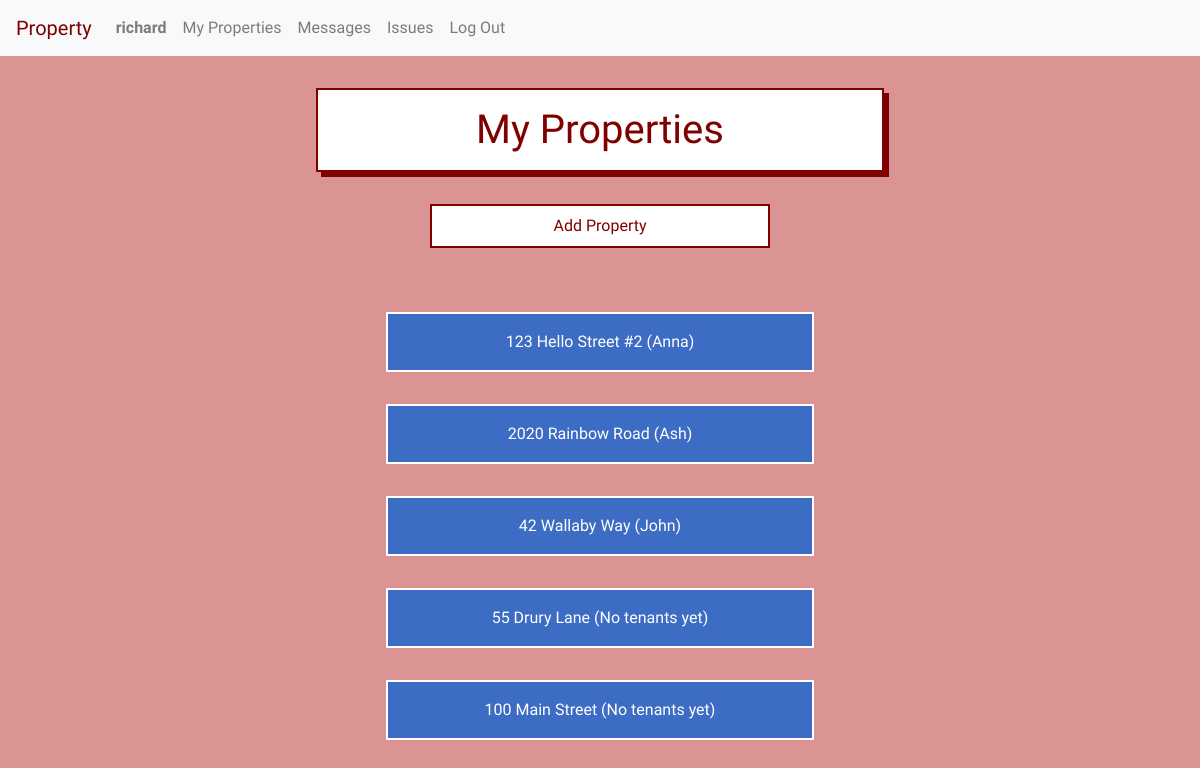
Page / (signed in) on the earlier database version.
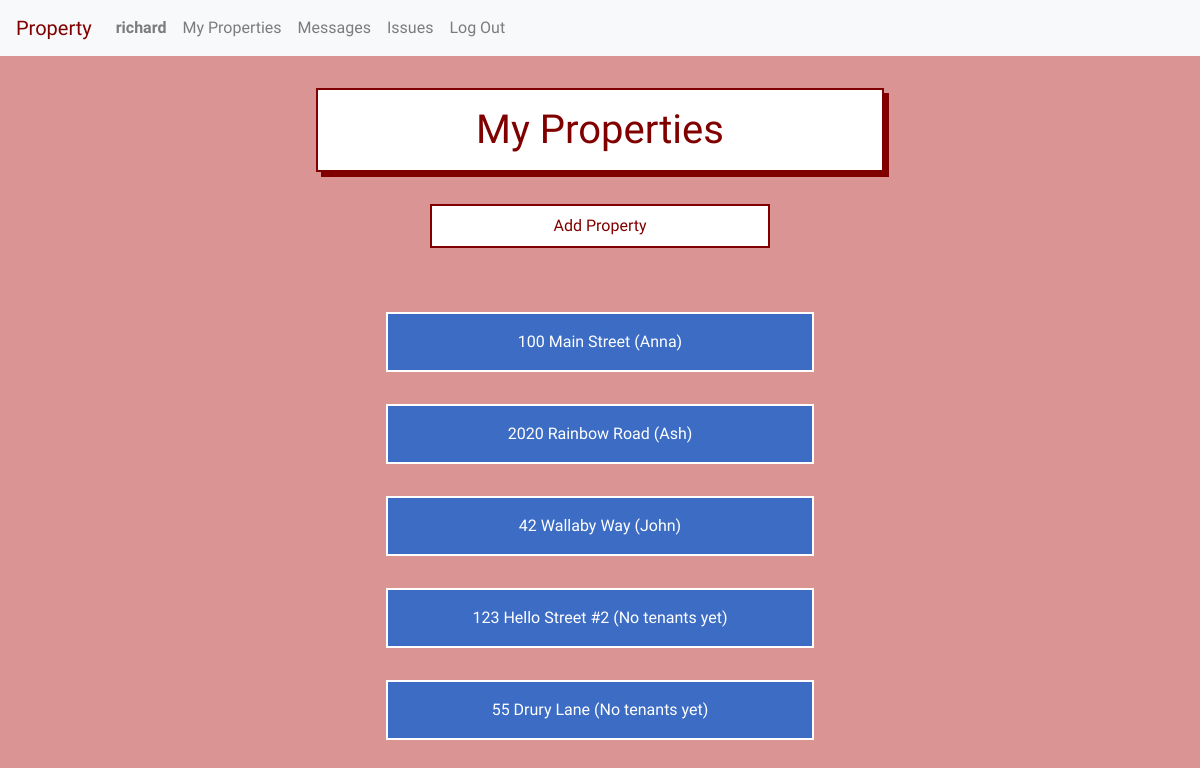
Same page on the later database version.
### property/models.py (models this page shows, shortened)
class User(AbstractUser):
    tenant = models.BooleanField(default=True)
    manager = models.BooleanField(default=False)

class Unit(models.Model):
    manager = models.ForeignKey(User, on_delete=models.CASCADE, related_name="managers")
    tenant = models.ForeignKey(User, on_delete=models.CASCADE, related_name="tenants", blank=True, null=True)
    address = models.CharField(max_length=200)
    image = models.ImageField(blank=True, upload_to='images/')
    lease = models.FileField(blank=True, upload_to='leases/')
    def __str__(self):
        return f"{self.address}"

### property/views.py (the view, shortened to what this page needs)
# urls.py: path("", views.index, name="index"),
def index(request):
    if request.user.is_authenticated:
        if request.user.manager:
            try:
                units = Unit.objects.filter(manager=request.user).order_by('address').order_by('-tenant')
            except ObjectDoesNotExist:
                units = None
            print(units)
            return render(request, 'property/index.html', {
                "units": units
            })
    else:
        return render(request, 'property/login.html')

### property/templates/property/index.html (shortened to what this page needs)
{% extends "property/layout.html" %}
{% block body %}
    {% if user.manager %}
        {% if not units %}
            <br><br>
            <p> You have not registered any properties yet. </p>
            <p> Let's get started! </p>
            <div class="add-property-link">
                <a href="{% url 'add_property' %}">Add Property</a>
            </div>
        {% else %}
            <h1>My Properties</h1>
            <a href="{% url 'add_property' %}">
                <div class="add-property-link">
                    Add Property
                </div>
            </a>
            <div class="list-container">
                {% for unit in units %}
                <a href="{% url 'unit' unit.id %}">
                    <div class="listed-item-link">
                        {{unit}} {% if unit.tenant %} ({{unit.tenant.first_name}}) {% else %} (No tenants yet) {% endif %}
                    </div>
                </a>
                {% endfor %}
            </div>
        {% endif %}
    {% endif %}
{% endblock %}

### property/templates/property/layout.html (shortened to what this page needs)
{% load static %}
<!DOCTYPE html>
<html lang="en">
    <head>
        <link rel="stylesheet" href="https://stackpath.bootstrapcdn.com/bootstrap/4.3.1/css/bootstrap.min.css">
        <link href="{% static 'property/styles.css' %}" rel="stylesheet">
    </head>
    <body>
        {% if user.is_authenticated %}
        <nav class="navbar sticky-top navbar-expand-lg navbar-light bg-light">
            <a id="property" class="navbar-brand" href="{% url 'index' %}">Property</a>
            <div class="collapse navbar-collapse" id="navbarTogglerDemo02">
              <ul class="navbar-nav mr-auto mt-2 mt-lg-0">
                <li class="nav-item">
                    <a class="nav-link" href="{% url 'profile' %}"><strong>{{ user.username }}</strong></a>
                </li>
                {% if user.manager %}
                <li class="nav-item">
                    <a class="nav-link" href="{% url 'index' %}">My Properties</a>
                </li>
                {% endif %}
                <li class="nav-item">
                    <a class="nav-link" href="{% url 'messages' %}">Messages</a>
                </li>
                <li class="nav-item">
                    <a class="nav-link" href="{% url 'issues' %}">Issues</a>
                </li>
                <li class="nav-item">
                    <a class="nav-link" href="{% url 'logout' %}">Log Out</a>
                </li>
              </ul>
            </div>
          </nav>
        {% endif %}
        <div class="body">
        {% block body %}
        {% endblock %}
        </div>
    </body>
</html>

### property/static/property/styles.css (style rules this page uses)
:root { --blue: rgb(60, 108, 196); --lightblue: rgb(127, 167, 241); }
body { background-color: rgb(219, 148, 148); color: maroon; font-family: 'Yusei Magic', sans-serif; }
#property { color: maroon; }
a { text-decoration: none !important; }
.body { padding: 2rem; text-align: center; }
h1 { padding: 1rem; margin-bottom: 1rem; margin: auto; text-align: center; border: maroon solid 2px; background-color: white; color: maroon; display: block; box-shadow: 5px 5px; width: 50%; min-width: 350px; }
.list-container { padding: 2rem; }
.listed-item-link { padding: 1rem; margin: auto; width: 40%; min-width: 300px; margin-bottom: 2rem; text-align: center; border: white solid 2px; background-color: var(--blue); color: white; display: block; }
.show_send_a_message_form, .show_report_an_issue_form, .add-property-link { padding: 0.5rem; margin: auto; width: 30%; min-width: 200px; margin-bottom: 2rem; margin-top: 2rem; text-align: center; border: maroon solid 2px; background-color: white; color: maroon; }

Differences in the rows shown:
changed Unit "100 Main Street": tenant.first_name (not shown) → "Anna"; tenant_id "(No tenants yet)" → "( )"; moves up the list
changed Unit "123 Hello Street #2": tenant.first_name "Anna" → (not shown); tenant_id "( )" → "(No tenants yet)"; moves down the list
